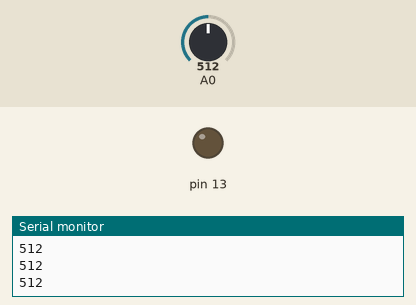
Recording of a sketch running on a simulated Arduino Uno, built with avr-gcc and run on an emulated ATmega328P. Shown: output pins drawn as LEDs (lit = HIGH), the last lines printed to the serial monitor. The test bench sets the inputs (shaded band); at power-on: A0 = 512.

Above: at 1.2 s.
1.3 s: A0 set to 459
3.2 s: A0 set to 439
At 4.0 s:
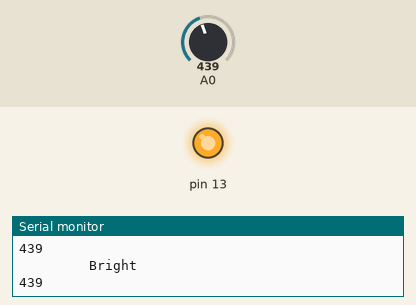
Timing chart, 0 to 6.2 s (numbered marks = the images above; inputs shaded):
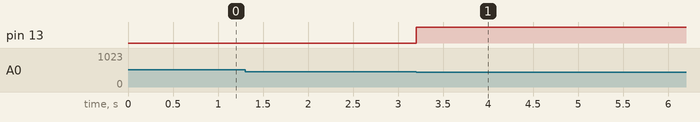

The sketch:

dimdip.ino
```cpp
int ut = 550, lt = 450;

void setup() {
  pinMode(13, OUTPUT);
  digitalWrite(13, LOW);
  Serial.begin(9600);
}

long prev_dip  = 0;

void loop() {
  Serial.println(analogRead(0));

  if((analogRead(0) > ut))
  {
    digitalWrite(13, LOW);
    prev_dip = millis();
    Serial.println("        DIM");
  }
  else if(analogRead(0) < lt &&((millis() - prev_dip)>2000))
  {
    digitalWrite(13, HIGH);
    Serial.println("         Bright");
  }
}
```

Measured:
- the behaviour switches between 450 and 449 on A0 (found by bisection; images 0 and 1)
- after the input at 3.2 s, pin 13: LOW → HIGH at once
